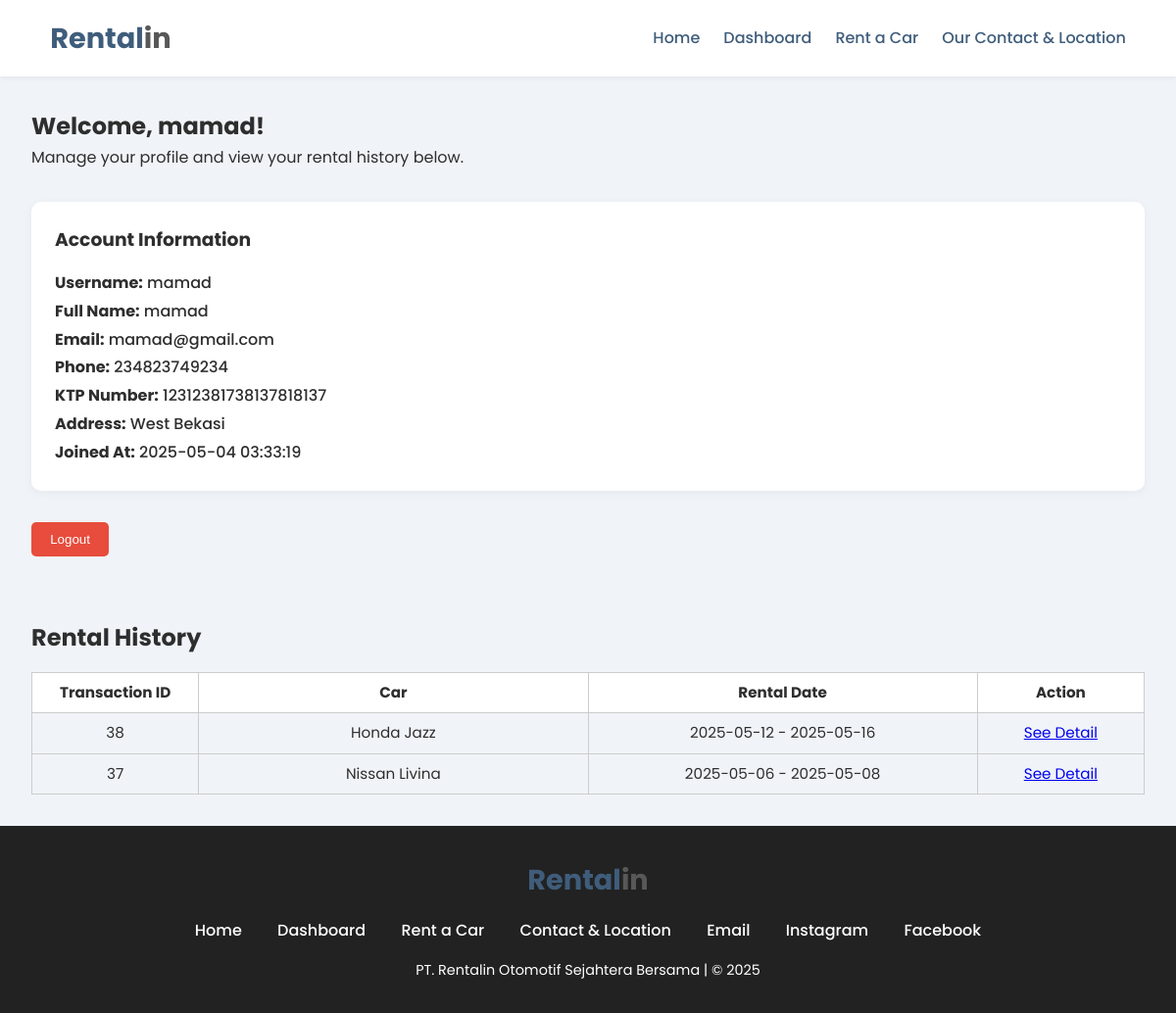
Screenshot of /php/dashboard.php (signed in) with the database file from the repository.
### tables this page shows
CREATE TABLE `users` (
  `id` int(11) NOT NULL,
  `username` varchar(15) NOT NULL,
  `nama` varchar(100) NOT NULL,
  `email` varchar(100) NOT NULL,
  `password` varchar(255) NOT NULL,
  `no_hp` varchar(15) DEFAULT NULL,
  `no_ktp` varchar(30) DEFAULT NULL,
  `alamat` text DEFAULT NULL,
  `created_at` timestamp NOT NULL DEFAULT current_timestamp()
);

CREATE TABLE `transactions` (
  `id` int(11) NOT NULL,
  `user_id` int(11) DEFAULT NULL,
  `mobil_id` int(11) DEFAULT NULL,
  `tanggal_mulai` date DEFAULT NULL,
  `tanggal_selesai` date DEFAULT NULL,
  `total_harga` int(11) DEFAULT NULL,
  `order_id` varchar(255) DEFAULT NULL,
  `created_at` timestamp NOT NULL DEFAULT current_timestamp()
);

CREATE TABLE `mobil` (
  `id` int(11) NOT NULL,
  `nama` varchar(100) DEFAULT NULL,
  `harga_per_hari` int(11) DEFAULT NULL,
  `kuantitas` int(11) DEFAULT NULL,
  `foto` varchar(100) DEFAULT NULL
);

### php/dashboard.php (the view, shortened to what this page needs)
<?php
include('db.php');
$user_id = $_SESSION['user_id'];
$sql = "SELECT * FROM users WHERE id = ?";
$stmt = mysqli_prepare($conn, $sql);
mysqli_stmt_bind_param($stmt, "i", $user_id);
mysqli_stmt_execute($stmt);
$result = mysqli_stmt_get_result($stmt);
$user = mysqli_fetch_assoc($result);
$sql_transaksi = "SELECT t.*, m.nama AS nama_mobil FROM transactions t
                  JOIN mobil m ON t.mobil_id = m.id
                  WHERE t.user_id = ? ORDER BY t.id DESC";
$stmt_transaksi = mysqli_prepare($conn, $sql_transaksi);
mysqli_stmt_bind_param($stmt_transaksi, "i", $user_id);
mysqli_stmt_execute($stmt_transaksi);
$result_transaksi = mysqli_stmt_get_result($stmt_transaksi);
?>
<!DOCTYPE html>
<html lang="en">
<head>
    <link rel="stylesheet" href="../css/style.css" />
    <link rel="stylesheet" href="../css/phpstyle.css" />
</head>
<body>
    <nav class="navbar">
        <a href="#" class="navbar-logo">Rental<span>in</span></a>
        <div class="navbar-nav">
            <a href="../index.html">Home</a>
            <a href="dashboard.php">Dashboard</a>
            <a href="rental-mobil.php">Rent a Car</a>
            <a href="../index.html#contact">Our Contact & Location</a>
        </div>
    </nav>
    <section class="dashboard">
        <div class="container-dashboard">
            <h1>Welcome, <?php echo htmlspecialchars($user['nama']); ?>!</h1>
            <p>Manage your profile and view your rental history below.</p>
            <div class="info-box">
                <h3>Account Information</h3>
                <p><strong>Username:</strong> <?= htmlspecialchars($user['username']) ?></p>
                <p><strong>Full Name:</strong> <?= htmlspecialchars($user['nama']) ?></p>
                <p><strong>Email:</strong> <?= htmlspecialchars($user['email']) ?></p>
                <p><strong>Phone:</strong> <?= htmlspecialchars($user['no_hp']) ?></p>
                <p><strong>KTP Number:</strong> <?= htmlspecialchars($user['no_ktp']) ?></p>
                <p><strong>Address:</strong> <?= htmlspecialchars($user['alamat']) ?></p>
                <p><strong>Joined At:</strong> <?= htmlspecialchars($user['created_at']) ?></p>
            </div>
            <form action="dashboard.php" method="POST" class="logout-form">
                <button type="submit" name="logout" class="logout-button"
                    onclick="return confirm('Are you sure you want to logout?')">Logout</button>
            </form>
            <div class="dashboard-content">
                <h2>Rental History</h2>
                <?php if (mysqli_num_rows($result_transaksi) > 0): ?>
                <table>
                    <thead>
                        <tr>
                            <th>Transaction ID</th>
                            <th>Car</th>
                            <th>Rental Date</th>
                            <th>Action</th>
                        </tr>
                    </thead>
                    <tbody>
                        <?php while ($transaksi = mysqli_fetch_assoc($result_transaksi)): ?>
                        <tr>
                            <td><?= htmlspecialchars($transaksi['id']) ?></td>
                            <td><?= htmlspecialchars($transaksi['nama_mobil']) ?></td>
                            <td><?= htmlspecialchars($transaksi['tanggal_mulai']) ?> -
                                <?= htmlspecialchars($transaksi['tanggal_selesai']) ?></td>
                            <td>
                                <a href="rental-detail.php?id=<?= $transaksi['id'] ?>" class="btn-detail">See Detail</a>
                            </td>
                        </tr>
                        <?php endwhile; ?>
                    </tbody>
                </table>
                <?php else: ?>
                <p><i>No transactions found.</i></p>
                <?php endif; ?>
            </div>
        </div>
    </section>
    <footer>
        <a href="../index.html" class="navbar-logo">Rental<span>in</span></a>
        <div class="links">
            <a href="../index.html">Home</a>
            <a href="dashboard.php">Dashboard</a>
            <a href="rental-mobil.php">Rent a Car</a>
            <a href="../index.html#contact">Contact & Location</a>
            <a href="mailto:info@rentalin.id">Email</a>
            <a href="https://www.instagram.com">Instagram</a>
            <a href="https://www.facebook.com">Facebook</a>
        </div>
        <div class="credit">
            <p>PT. Rentalin Otomotif Sejahtera Bersama | &copy; 2025</p>
        </div>
    </footer>
</body>
</html>

### css/style.css (style rules this page uses)
:root { --primary: #f0f4f8; --secondary: #ffffff; --third: #585858; --accent: #3f5d7b; }
* { margin: 0; padding: 0; box-sizing: border-box; }
body { background-color: var(--primary); color: #2e2e2e; line-height: 1.6; font-family: "Poppins", sans-serif; }
.navbar { background-color: var(--secondary); display: flex; justify-content: space-between; align-items: center; padding: 1rem 3.2rem; box-shadow: 0 2px 4px rgba(0, 0, 0, 0.05); position: sticky; top: 0; z-index: 999; }
.navbar-logo { font-size: 1.8rem; font-weight: bold; color: var(--accent); text-decoration: none; font-family: "Poppins", sans-serif; }
.navbar-logo span { color: var(--third); }
.navbar-nav { display: flex; gap: 1.5rem; }
.navbar-nav a { color: var(--accent); text-decoration: none; font-family: "Poppins", sans-serif; font-weight: 500; transition: color 0.3s ease; }
footer { background-color: #222; color: white; text-align: center; padding: 2rem 1rem; font-family: "Poppins", sans-serif; }
footer .links { margin: 1rem auto; }
footer .links a { color: white; margin: 0 1rem; text-decoration: none; font-weight: 500; }
footer .credit p { margin: 0; font-size: 0.9rem; }

### css/phpstyle.css (style rules this page uses)
.container-dashboard { margin: 2rem 2rem; }
.info-box { margin: 2rem 0; padding: 1.5rem; background: #fff; border-radius: 10px; box-shadow: 0 2px 10px rgba(0, 0, 0, 0.05); }
.info-box h3 { margin-bottom: 1rem; }
.info-box p { margin: 0.2rem 0; font-weight: 500; }
.dashboard-content table { width: 100%; border-collapse: collapse; margin-top: 1rem; table-layout: fixed; }
.dashboard-content th, .dashboard-content td { padding: 0.5rem; border: 1px solid #ccc; text-align: center; font-size: 0.95rem; word-wrap: break-word; }
.dashboard-content th { background-color: #fff; }
.logout-button { margin: auto; margin-bottom: 4rem; padding: 0.6rem 1.2rem; background-color: #e74c3c; color: white; border: none; border-radius: 5px; cursor: pointer; }
.dashboard-content th:nth-child(1), .dashboard-content td:nth-child(1) { width: 15%; }
.dashboard-content th:nth-child(2), .dashboard-content td:nth-child(2) { width: 35%; }
.dashboard-content th:nth-child(3), .dashboard-content td:nth-child(3) { width: 35%; }
.dashboard-content th:nth-child(4), .dashboard-content td:nth-child(4) { width: 15%; }

### php/dashboard.php (style rules this page uses)
html { scroll-behavior: smooth; }

### rows the page displays
users: nama "mamad", username "mamad", email "mamad@gmail.com", no_hp "234823749234", no_ktp "12312381738137818137", alamat "West Bekasi", created_at "2025-05-04 03:33:19"
transactions: id "38", mobil.nama "Honda Jazz", tanggal_mulai "2025-05-12", tanggal_selesai "2025-05-16"
transactions: id "37", mobil.nama "Nissan Livina", tanggal_mulai "2025-05-06", tanggal_selesai "2025-05-08"
